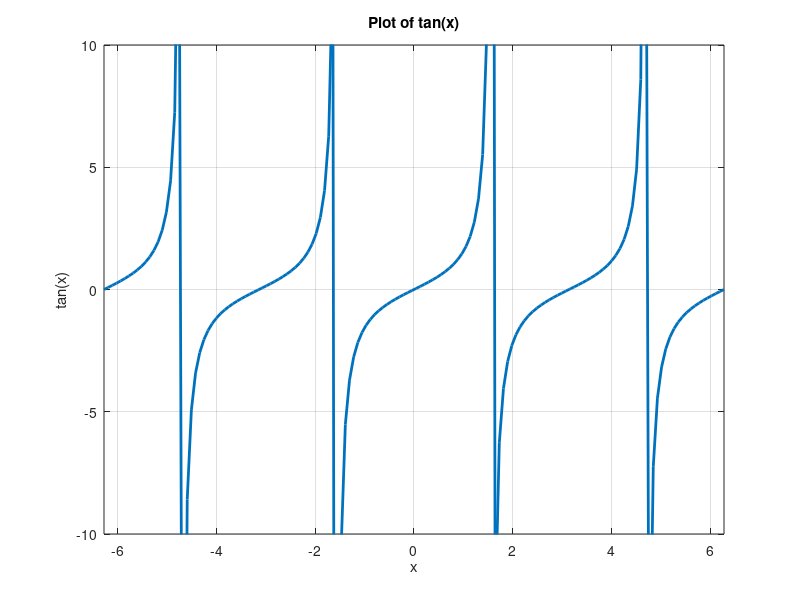

Reproduce this figure in MATLAB.
% Define the x values
x = linspace(-2*pi, 2*pi, 150);

% Calculate the tangent values
y = tan(x);

% Plot the tangent function
figure;
plot(x, y, 'LineWidth', 2);
title('Plot of tan(x)');
xlabel('x');
ylabel('tan(x)');
grid on;

% Set xlim and ylim for better aesthetics
xlim([-2*pi, 2*pi]);
ylim([-10, 10]);
